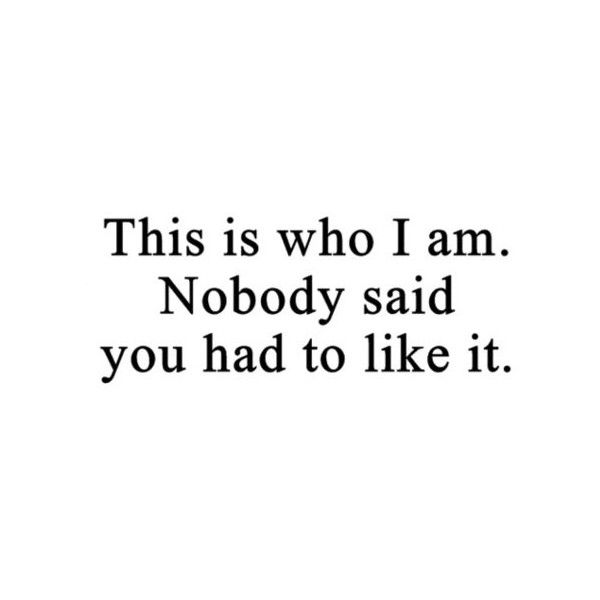
#> input picture OCR/1.jpg, 600 x 600 px
$ python img_to_str.py
#> lines starting #> are read from the running program, lines starting #| are printed output that depends on the picture; after the words box and inside, x2 and y2 are one past the last pixel; in counts of white or black regions, pixels touching at a corner belong together
import cv2
import pytesseract

pytesseract.pytesseract.tesseract_cmd = '/usr/local/bin/tesseract'


img = cv2.imread('1.jpg')
#> img is the input picture: shape (600, 600, 3); min 0, max 255, mean 246.9
img = cv2.cvtColor(img, cv2.COLOR_BGR2GRAY)
#> img: shape (600, 600)
th = 255 - cv2.threshold(img, 0, 255, cv2.THRESH_BINARY_INV + cv2.THRESH_OTSU)[1]
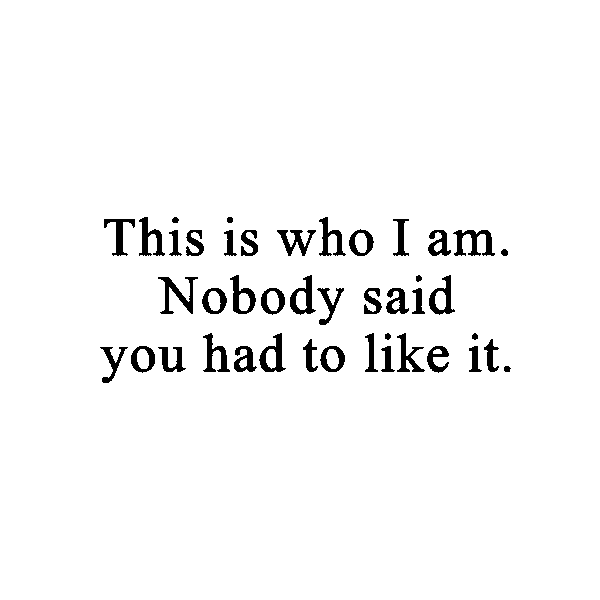
#> th: shape (600, 600); 96.7% white; 43 black regions, largest, box (x1, y1, x2, y2) and area: (453, 230, 495, 256) 534, (158, 277, 198, 314) 524, (259, 333, 286, 372) 439

th = cv2.GaussianBlur(th, (3,3), 0)
#> (the run stopped early here; a loop or call above may not have finished)
